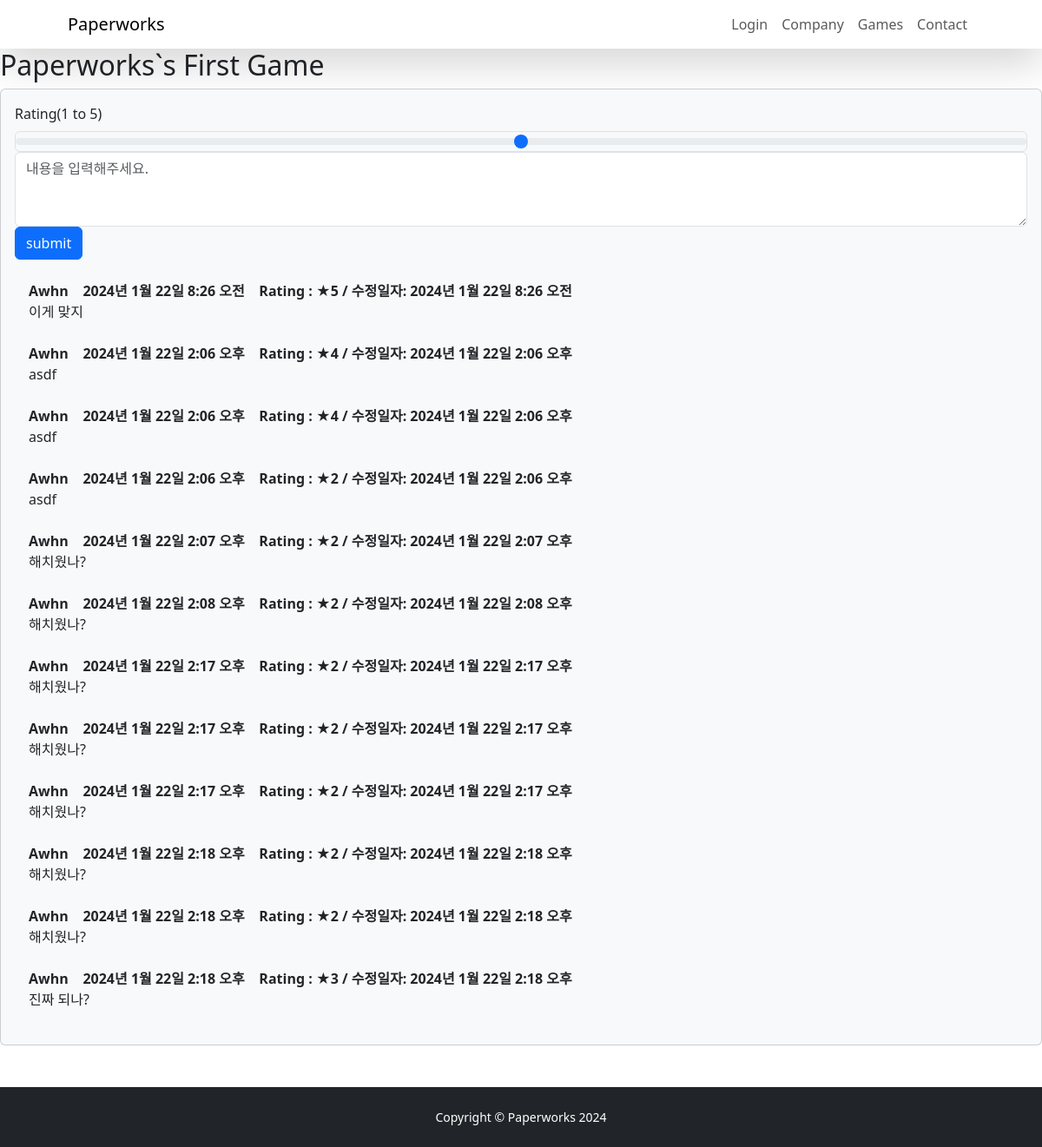
/games/1/, run on an earlier commit of the app's database.
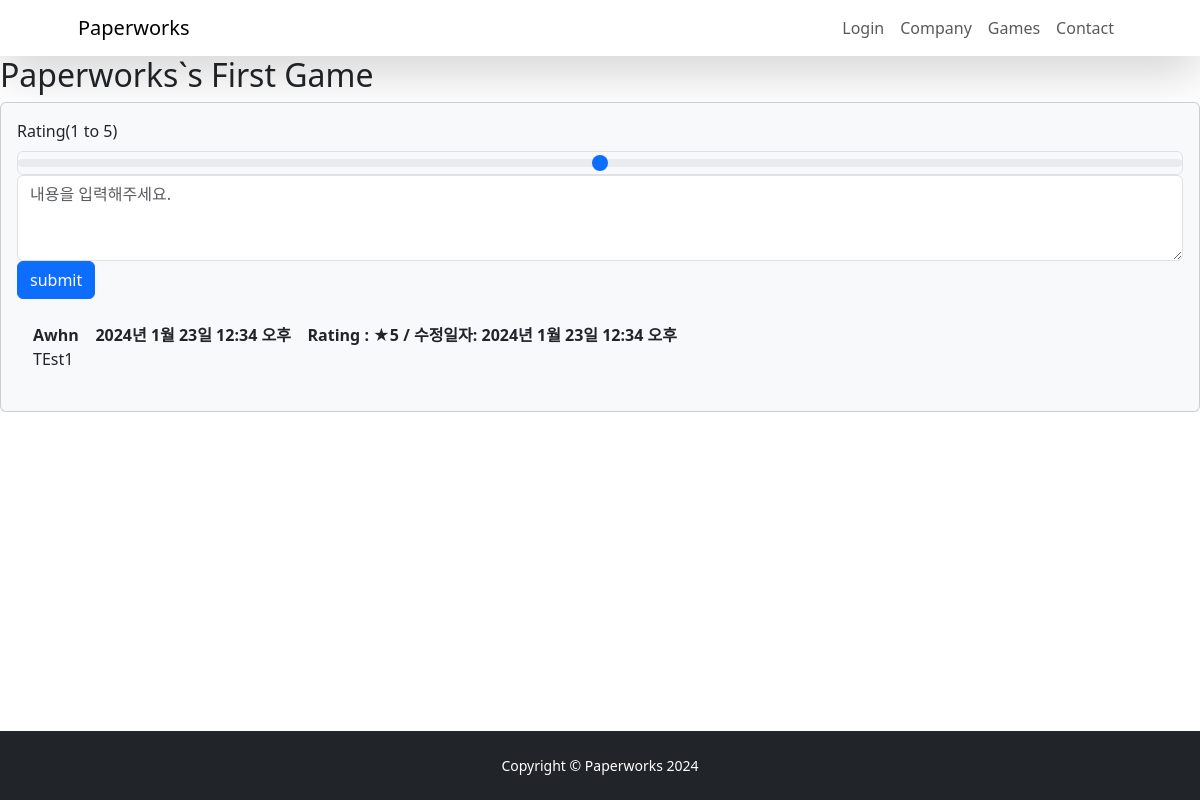
And on a later commit of the database.
### games/models.py (models this page shows, shortened)
class GameContents(models.Model) :
    title = models.CharField(max_length=200)
    tags = models.CharField(max_length=200)
    thumbnail = models.ImageField(upload_to='images/', blank=True, null=True)
    published_at = models.DateTimeField(auto_now=True)

class Comments(models.Model) :
    author = models.ForeignKey(User, on_delete=models.CASCADE)
    content_list = models.ForeignKey(GameContents, on_delete=models.CASCADE)
    content = models.TextField()
    rating = models.IntegerField()
    create_date = models.DateTimeField(auto_now_add=True)
    modify_date = models.DateTimeField(auto_now=True)

### games/views.py (the view)
# urls.py: path('<int:content_id>/', views.detail),
def detail(request, content_id):
    content_list = get_object_or_404(GameContents, pk=content_id)
    context = { 'content_list': content_list}
    return render(request, 'pages/content_detail.html', context)

### templates/pages/content_detail.html (shortened to what this page needs)
{% extends 'base.html' %}
{% block content %}
<h2>{{ content_list.title }}</h2>
<section class="mb-5">
    <div class="card bg-light">
        <div class="card-body">
            <form method="post" class="mb-4" action ="{% url 'comment_create' content_list.id %}">
            <label for="Rating" class="form-label">Rating(1 to 5)</label>
            <input type="range" class="form-range form-control" min="1" max="5" name = "rating" id="rating" placeholder="5">
            <textarea id="content" name="content" class="form-control" rows="3" placeholder="내용을 입력해주세요."></textarea>
            <button type="submit" class="btn btn-primary">submit</button>
            </form>
            {% for comment in content_list.comments_set.all %}
            <div class="d-flex">
            <div class="ms-3">
            <div class="fw-bold"> {{ comment.author.username }} &nbsp&nbsp {{ comment.create_date }} &nbsp&nbsp Rating : ★{{ comment.rating }}
            {% if comment.create_date != comment.modify_date %}
            / 수정일자: {{ comment.modify_date }}
            {% endif %}
            </div>
            {{ comment.content }}
            </div>
            </div>
            <br/>
            {% endfor %}
        </div>
    </div>
</section>
{% endblock %}

### templates/base.html (shortened to what this page needs)
<!DOCTYPE html>
{% load static %}
<html lang="ko">
    <head>
        <link href="https://cdn.jsdelivr.net/npm/bootstrap-icons@1.5.0/font/bootstrap-icons.css" rel="stylesheet" />
        <link rel="stylesheet" type="text/css" href="{% static 'styles.css' %}">
        <link rel="stylesheet" type="text/css" href="{% static 'bootstrap.min.css' %}">
    </head>
<body class="d-flex flex-column h-100">
    <main class="flex-shrink-0">
        {% include "navbar.html" %}
        {% block content %}{% endblock %}
    </main>
    {% include "footer.html" %}
</body>

### templates/navbar.html (shortened to what this page needs)
<nav class="navbar navbar-expand-lg navbar shadow-lg bg-white">
    <div class="container px-5">
        <a class="navbar-brand" href="/">Paperworks</a>
        <div class="collapse navbar-collapse" id="navbarSupportedContent">
            <ul class="navbar-nav ms-auto mb-2 mb-lg-0">
                {% if user.is_authenticated %}
                <li class="nav-item"><a class="nav-link"> <form form method="post" class = "nav-item" action="{% url 'accounts:logout' %}"> {% csrf_token %} <button type = "submit" class = "nav-link">  {{ user.username }} (logout) </button></form></a></li>
                {% else %}
                <li class="nav-item"><a class="nav-link" href="{% url 'accounts:login' %}">Login</a></li>
                {% endif %}
                <li class="nav-item"><a class="nav-link" href="/">Company</a></li>
                <li class="nav-item"><a class="nav-link" href="/games/">Games</a></li>
                <li class="nav-item"><a class="nav-link" href="/contact/">Contact</a></li>
            </ul>
        </div>
    </div>
</nav>

### templates/footer.html
<footer class="bg-dark py-4 mt-auto">
    <div class="container px-5">
        <div class="row align-items-center text-center justify-content-center flex-column flex-sm-row">
            <div class="col-auto text-center"><div class="small m-0 text-white text-center">Copyright &copy; Paperworks 2024</div></div>
        </div>
    </div>
</footer>

What changed in the data, as far as the page shows it:
removed Comments: author.username "Awhn", create_date "2024년 1월 22일 8:26 오전", rating "5", modify_date "2024년 1월 22일 8:26 오전", content "이게 맞지"
removed Comments: author.username "Awhn", create_date "2024년 1월 22일 2:06 오후", rating "4", modify_date "2024년 1월 22일 2:06 오후", content "asdf"
removed Comments: author.username "Awhn", create_date "2024년 1월 22일 2:06 오후", rating "4", modify_date "2024년 1월 22일 2:06 오후", content "asdf"
removed Comments: author.username "Awhn", create_date "2024년 1월 22일 2:06 오후", rating "2", modify_date "2024년 1월 22일 2:06 오후", content "asdf"
removed Comments: author.username "Awhn", create_date "2024년 1월 22일 2:07 오후", rating "2", modify_date "2024년 1월 22일 2:07 오후", content "해치웠나?"
removed Comments: author.username "Awhn", create_date "2024년 1월 22일 2:08 오후", rating "2", modify_date "2024년 1월 22일 2:08 오후", content "해치웠나?"
removed Comments: author.username "Awhn", create_date "2024년 1월 22일 2:17 오후", rating "2", modify_date "2024년 1월 22일 2:17 오후", content "해치웠나?"
removed Comments: author.username "Awhn", create_date "2024년 1월 22일 2:17 오후", rating "2", modify_date "2024년 1월 22일 2:17 오후", content "해치웠나?"
removed Comments: author.username "Awhn", create_date "2024년 1월 22일 2:17 오후", rating "2", modify_date "2024년 1월 22일 2:17 오후", content "해치웠나?"
removed Comments: author.username "Awhn", create_date "2024년 1월 22일 2:18 오후", rating "2", modify_date "2024년 1월 22일 2:18 오후", content "해치웠나?"
removed Comments: author.username "Awhn", create_date "2024년 1월 22일 2:18 오후", rating "2", modify_date "2024년 1월 22일 2:18 오후", content "해치웠나?"
removed Comments: author.username "Awhn", create_date "2024년 1월 22일 2:18 오후", rating "3", modify_date "2024년 1월 22일 2:18 오후", content "진짜 되나?"
added Comments: author.username "Awhn", create_date "2024년 1월 23일 12:34 오후", rating "5", modify_date "2024년 1월 23일 12:34 오후", content "TEst1"
